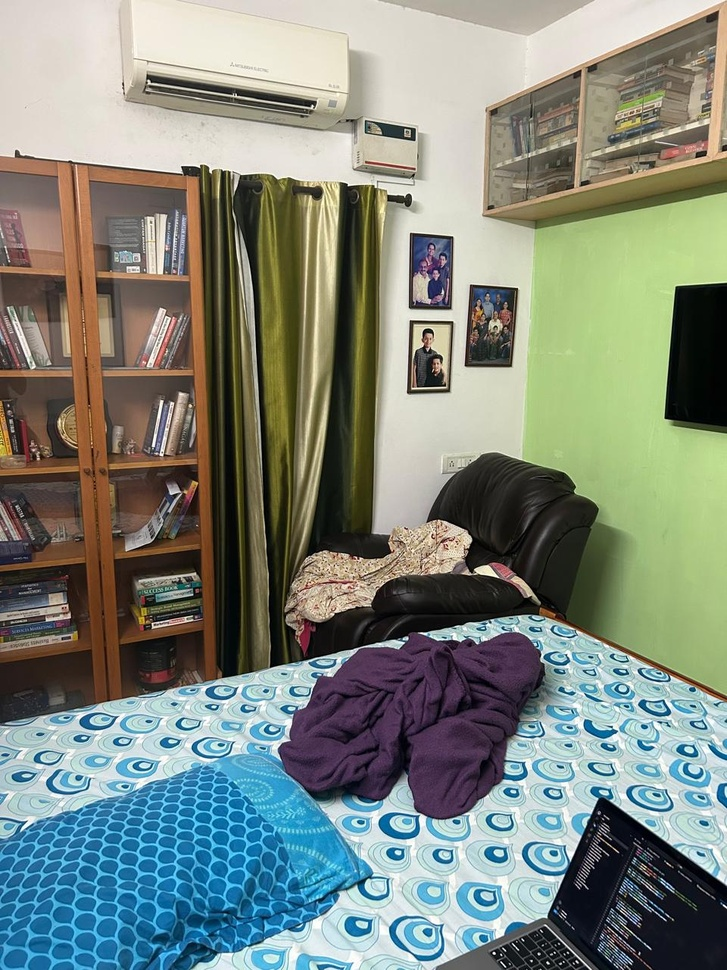
#> input picture myleft.jpeg, 727 x 970 px, shrunk from 960 x 1280 before the run
$ python trial.py
#> lines starting #> are read from the running program, lines starting #| are printed output that depends on the picture
import numpy as np
import cv2 as cv
from matplotlib import pyplot as plt

# Load images
img1 = cv.imread('myleft.jpeg', cv.IMREAD_GRAYSCALE)  # queryimage (left image)
#> img1: shape (970, 727); min 0, max 255, mean 130.9
img2 = cv.imread('myright.jpeg', cv.IMREAD_GRAYSCALE)  # trainimage (right image)
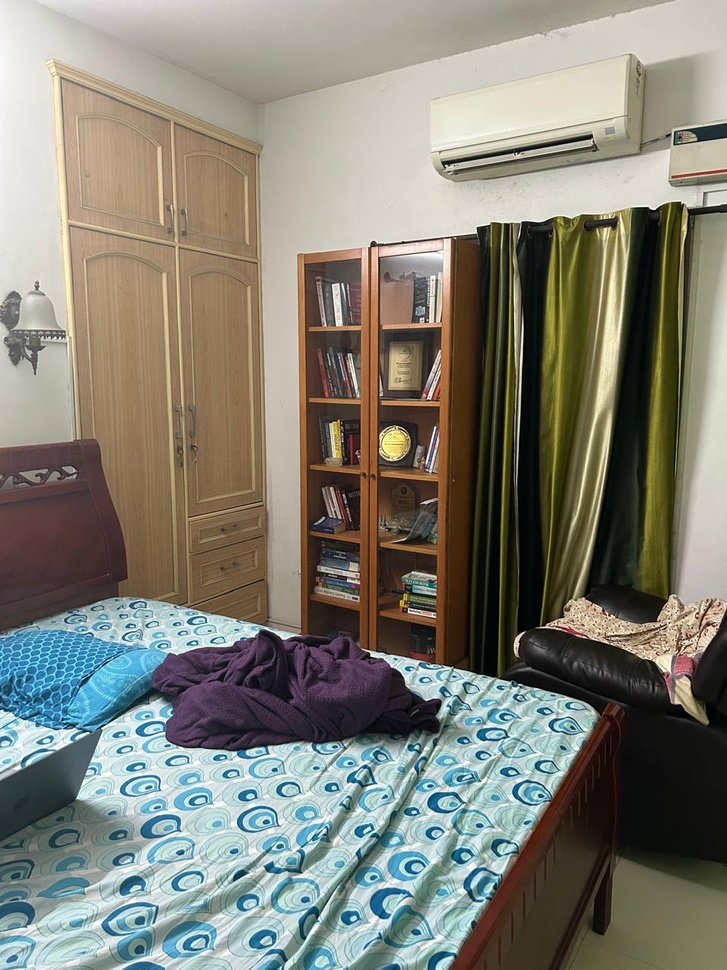
#> input picture myright.jpeg, 727 x 970 px, shrunk from 960 x 1280 before the run
#> img2: shape (970, 727); min 0, max 255, mean 127.1

# Initialize SIFT detector
sift = cv.SIFT_create()

# Find keypoints and descriptors with SIFT
kp1, des1 = sift.detectAndCompute(img1, None)
#> kp1 = 4214 keypoints; strongest (x, y, size): (494, 953, 1.9), (548, 963, 1.9), (485, 570, 9), (425, 634, 2.4)
kp2, des2 = sift.detectAndCompute(img2, None)
#> kp2 = 3307 keypoints; strongest (x, y, size): (403, 242, 2.2), (520, 635, 2.2), (393, 443, 18.7), (516, 644, 4.4)

# FLANN parameters
FLANN_INDEX_KDTREE = 1
index_params = dict(algorithm=FLANN_INDEX_KDTREE, trees=5)
search_params = dict(checks=50)
flann = cv.FlannBasedMatcher(index_params, search_params)

# Perform knn matching
matches = flann.knnMatch(des1, des2, k=2)
#> matches = 4214 matches

# Ratio test as per Lowe's paper
pts1 = []
pts2 = []
for i, (m, n) in enumerate(matches):
    if m.distance < 0.8 * n.distance:
        pts2.append(kp2[m.trainIdx].pt)
        pts1.append(kp1[m.queryIdx].pt)
#> after the loop, pts1 = 251 pairs, first value 3.06 to 720.6, second value 5.8 to 955.2; pts2 = 251 pairs, first value 5.8 to 698.9, second value 5.42 to 964.3

# Convert points to numpy arrays of integers
pts1 = np.int32(pts1)
#> pts1 = 251 pairs, first value 3 to 720, second value 5 to 955
pts2 = np.int32(pts2)
#> pts2 = 251 pairs, first value 5 to 698, second value 5 to 964

# Find Fundamental Matrix using RANSAC
F, mask = cv.findFundamentalMat(pts1, pts2, cv.FM_LMEDS)
#> F = [[1.56e-08, 4.27e-07, -0.000769], [1.72e-06, 1.5e-06, -0.000154], [-0.0017, -0.00195, 1]]; mask = 251 values, max 1 at index 0, min 0 at index 2, mean 0.793

# Select only inlier points
pts1 = pts1[mask.ravel() == 1]
#> pts1 = 199 pairs, first value 3 to 720, second value 76 to 954
pts2 = pts2[mask.ravel() == 1]
#> pts2 = 199 pairs, first value 5 to 698, second value 130 to 895

# Function to draw epilines and points on images
def drawlines(img1, img2, lines, pts1, pts2):
    '''Draw epilines and points on images'''
    r, c = img1.shape
    img1_color = cv.cvtColor(img1, cv.COLOR_GRAY2BGR)
    img2_color = cv.cvtColor(img2, cv.COLOR_GRAY2BGR)

    for r, pt1, pt2 in zip(lines, pts1, pts2):
        color = tuple(np.random.randint(0, 255, 3).tolist())
        x0, y0 = map(int, [0, -r[2]/r[1]])
        x1, y1 = map(int, [c, -(r[2] + r[0]*c)/r[1]])
        img1_color = cv.line(img1_color, (x0, y0), (x1, y1), color, 1)
        img1_color = cv.circle(img1_color, tuple(pt1), 5, color, -1)
        img2_color = cv.circle(img2_color, tuple(pt2), 5, color, -1)

    return img1_color, img2_color

# Compute epilines
lines1 = cv.computeCorrespondEpilines(pts2.reshape(-1, 1, 2), 2, F)
#> lines1 = 199 rows, first 8: [-0.657, -0.754, 390.8], [-0.651, -0.759, 409.5], [-0.518, -0.855, 793.1], [-0.657, -0.754, 390.8], [-0.519, -0.855, 790.3], [-0.653, -0.758, 405.3], [-0.546, -0.838, 718.2], [-0.521, -0.854, 786]
lines1 = lines1.reshape(-1, 3)
img5, img6 = drawlines(img1, img2, lines1, pts1, pts2)
#> the loop in drawlines, `for r, pt1, pt2 in zip(lines, pts1, pts2):` made 199 passes
#> (r, pt1, pt2, color, y0, y1) on passes 1 to 3: ([-0.657, -0.754, 390.8], [3, 516], [340, 313], (172, 47, 117), 518, -115), ([-0.651, -0.759, 409.5], [7, 943], [644, 605], (192, 67, 251), 539, -84), ([-0.518, -0.855, 793.1], [18, 905], [72, 671], (195, 103, 9), 927, 486)
#> after the loop in drawlines, `for r, pt1, pt2 in zip(lines, pts1, pts2):`:
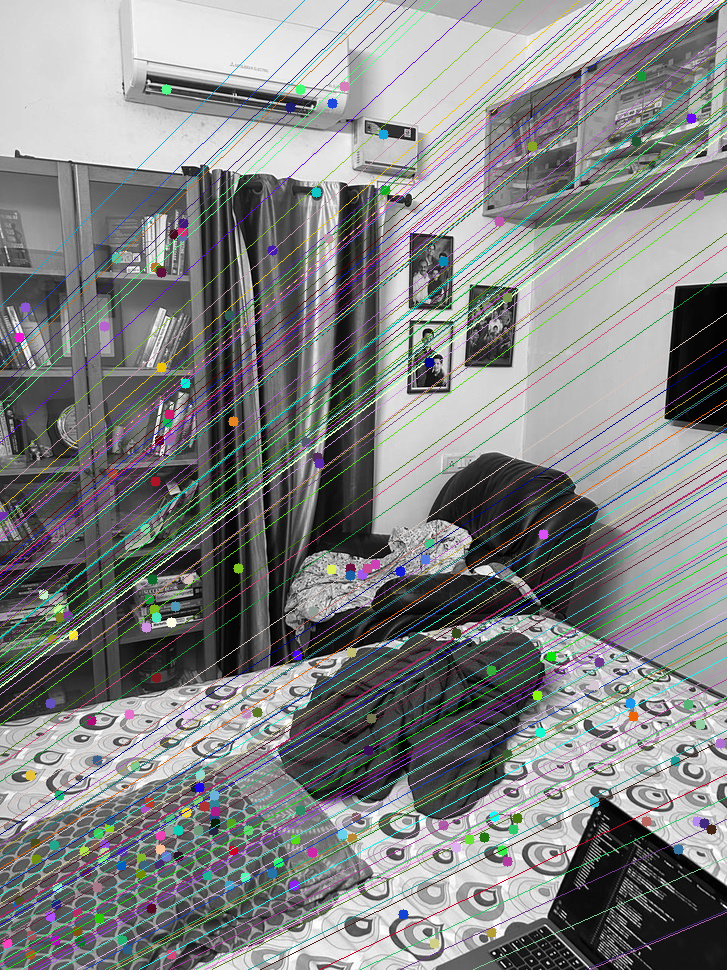
#> img1_color: shape (970, 727, 3); mean B, G, R 131.8, 131.5, 130
#> after the loop in drawlines, `for r, pt1, pt2 in zip(lines, pts1, pts2):`:
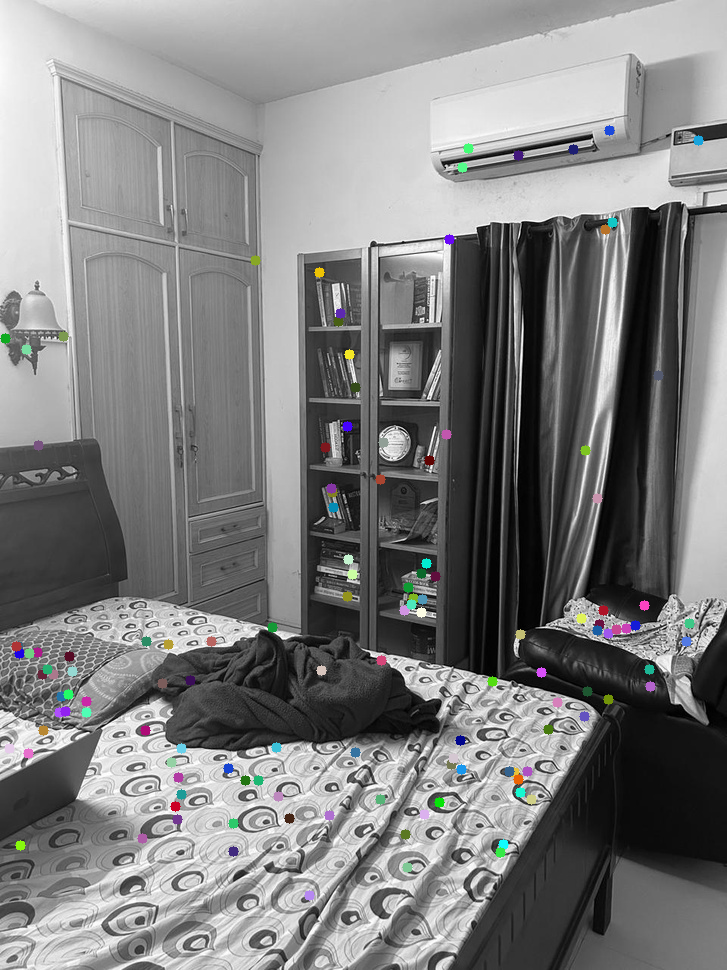
#> img2_color: shape (970, 727, 3); mean B, G, R 127, 127, 126.8

lines2 = cv.computeCorrespondEpilines(pts1.reshape(-1, 1, 2), 1, F)
#> lines2 = 199 rows, first 8: [-0.659, 0.752, -11.45], [-0.276, 0.961, -638.5], [-0.295, 0.955, -611.7], [-0.851, 0.525, 424.3], [-0.298, 0.955, -607.8], [-0.876, 0.482, 494.3], [-0.381, 0.925, -487], [-0.262, 0.965, -658.1]
lines2 = lines2.reshape(-1, 3)
img3, img4 = drawlines(img2, img1, lines2, pts2, pts1)
#> the loop in drawlines (call 2), `for r, pt1, pt2 in zip(lines, pts1, pts2):` made 199 passes
#> (r, pt1, pt2, color, y0, y1) on passes 1 to 3: ([-0.659, 0.752, -11.45], [340, 313], [3, 516], (138, 237, 104), 15, 651), ([-0.276, 0.961, -638.5], [644, 605], [7, 943], (222, 91, 43), 664, 873), ([-0.295, 0.955, -611.7], [72, 671], [18, 905], (63, 159, 148), 640, 865)
#> pass 1, in drawlines (call 2), `img1_color = cv.line(img1_color, (x0, y0), (x1, y1), color, 1)`:
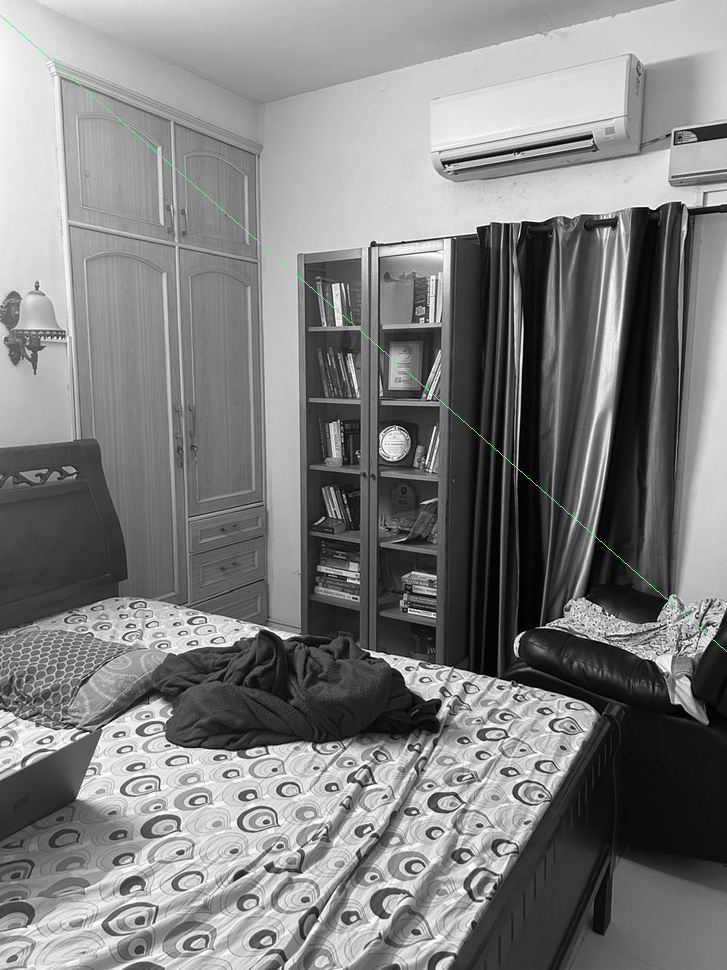
#> img1_color: shape (970, 727, 3); mean B, G, R 127.1, 127.2, 127.1
#> after the loop in drawlines (call 2), `for r, pt1, pt2 in zip(lines, pts1, pts2):`:
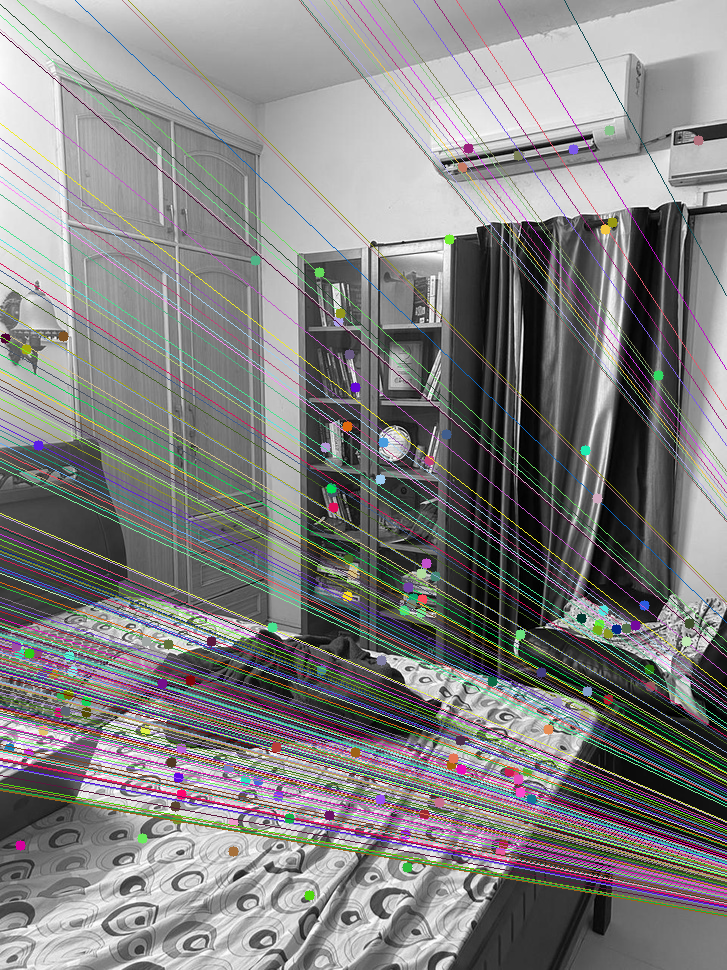
#> img1_color: shape (970, 727, 3); mean B, G, R 128.9, 129, 130
#> after the loop in drawlines (call 2), `for r, pt1, pt2 in zip(lines, pts1, pts2):`:
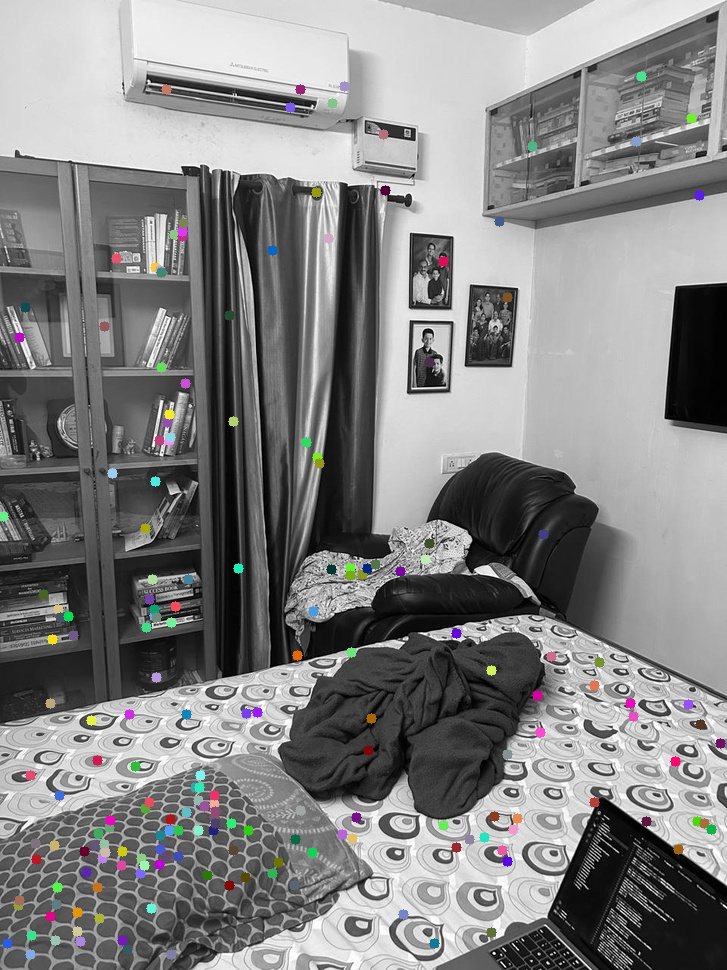
#> img2_color: shape (970, 727, 3); mean B, G, R 130.7, 130.7, 130.9

# Display images with epilines
plt.subplot(121), plt.imshow(img5)
plt.subplot(122), plt.imshow(img3)
plt.show()
#> figure, not shown here; B, G, R data is drawn as R, G, B
